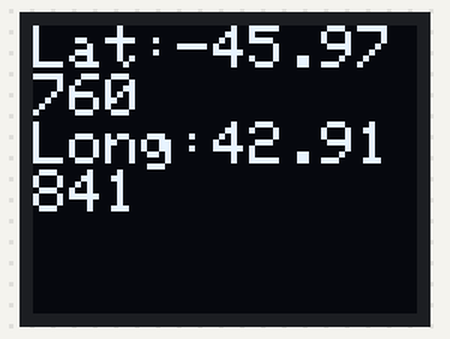
The sketch below on a simulated Arduino Uno, built with avr-gcc and run on an emulated ATmega328P. Parts: 64×48 one-colour display. The display library's start-up logo is not drawn.

Above: at 1.2 s.

The sketch:

microOLEDtest.ino
```cpp
#include <Wire.h>  // Include Wire if you're using I2C
#include <SFE_MicroOLED.h>  // Include the SFE_MicroOLED library

//////////////////////////
// MicroOLED Definition //
//////////////////////////
//The library assumes a reset pin is necessary. The Qwiic OLED has RST hard-wired, so pick an arbitrarty IO pin that is not being used
#define PIN_RESET 9
//The DC_JUMPER is the I2C Address Select jumper. Set to 1 if the jumper is open (Default), or set to 0 if it's closed.
#define DC_JUMPER 1

//////////////////////////////////
// MicroOLED Object Declaration //
//////////////////////////////////
MicroOLED oled(PIN_RESET, DC_JUMPER);    // I2C declaration

void setup()
{
  delay(100);
  Wire.begin();
  oled.begin();
  oled.clear(ALL);
  oled.display();
  delay(1000);
  oled.clear(PAGE);
}

void loop(){
  printTest("Lat:-45.97760\nLong:42.91841", 0);
}

void printTest(String title, int font)
{
  oled.clear(PAGE);
  oled.setFontType(font);
  oled.setCursor(0,0);
  oled.print(title);
  oled.display();
  delay(1500);
  oled.clear(PAGE);
}
```
